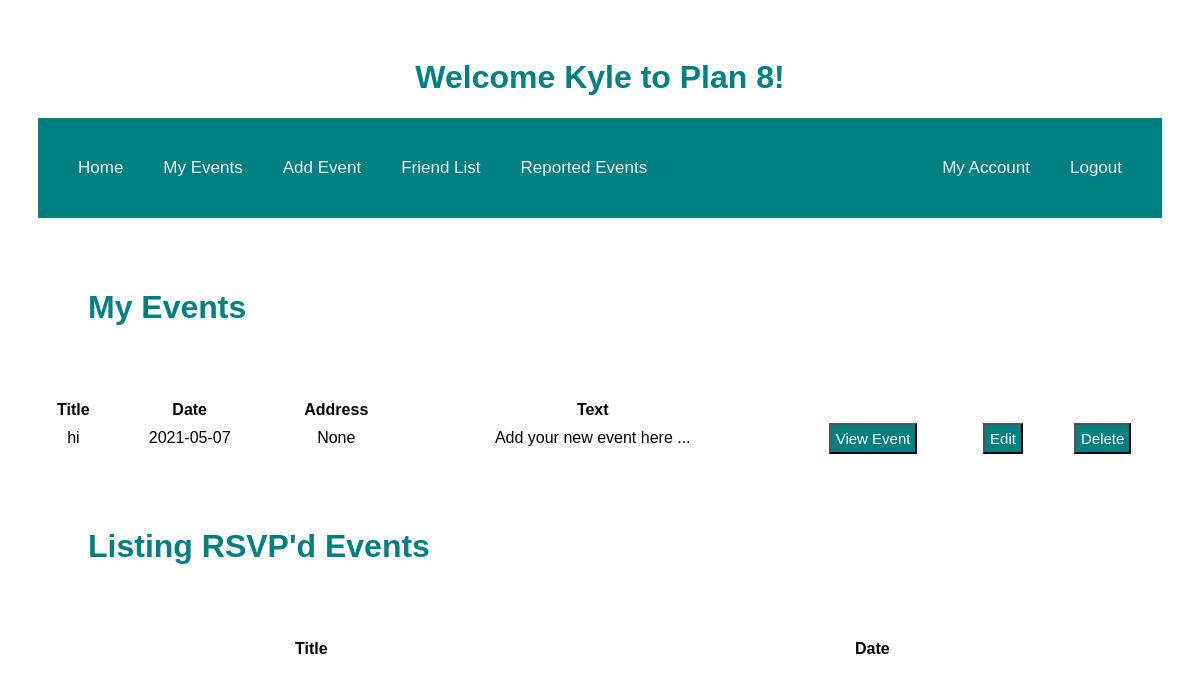
Before: /events (signed in) with the older database file.
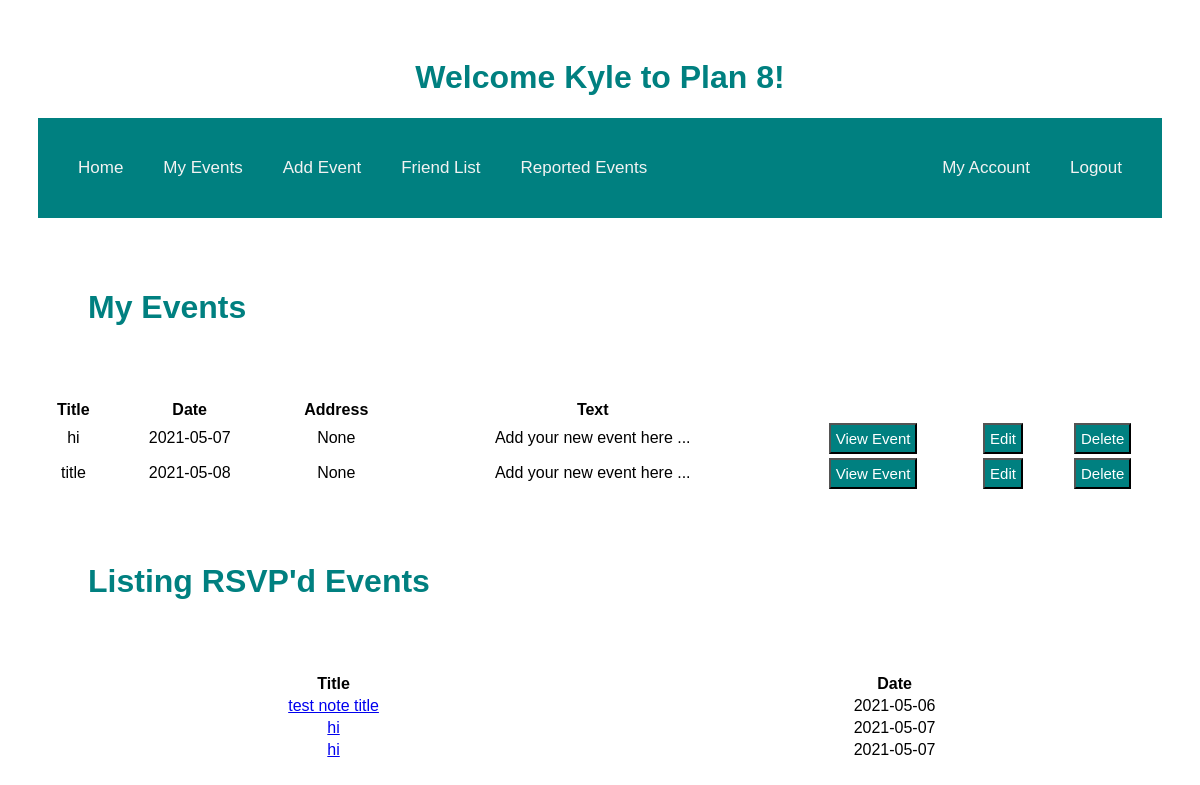
After: the same page with the newer database file.
### models.py (models this page shows, shortened)
class Event(db.Model):
    id = db.Column("id", db.Integer, primary_key=True)
    title = db.Column("title", db.String(200))
    text = db.Column("text", db.String(100))
    date = db.Column("date", db.String(50))
    address = db.Column("address", db.String(50))
    user_id = db.Column(db.Integer, db.ForeignKey("user.id"), nullable=False)
    comments = db.relationship("Comment", backref="event", cascade="all, delete-orphan", lazy=True)

class RSVP(db.Model):
    id = db.Column(db.Integer, primary_key=True)
    event_id = db.Column(db.Integer, db.ForeignKey("event.id"), nullable=False)
    user_id = db.Column(db.Integer, db.ForeignKey("user.id"), nullable=False)
    user= db.relationship("User", lazy=True)
    event= db.relationship("Event", lazy=True)

### main.py (the view)
@app.route('/events')
def get_events():
    if session.get('user'):
        my_events = db.session.query(Event).filter_by(user_id=session['user_id']).all()
        event_rsvps = db.session.query(RSVP).filter_by(user_id=session['user_id']).all()
        print(event_rsvps)
        return render_template('events.html', notes=my_events, user=session['user'],rsvps=event_rsvps )
    else:
        return redirect(url_for('login'))

### templates/events.html (shortened to what this page needs)
<!DOCTYPE html>
<html lang="en">
    <head>
        <link rel="stylesheet" href="{{ url_for('static', filename='main.css') }}">
    </head>
    <body>
     <h1 class="middle">Welcome {{user}} to Plan 8!</h1>
    <nav>
        <div class="topnav">
            <a href="{{ url_for('home')}}" class="left"> Home </a>
            <a href="/events" class="left"> My Events </a>
            <a href="{{url_for('new_event')}}" class="left"> Add Event</a>
            <a href="{{url_for('get_friends')}}" class="left"> Friend List</a>
            <a href="{{url_for('get_reports')}}" class="left"> Reported Events </a>
            <a href="{{ url_for('logout')}}" class="right">Logout</a>
            <a href="{{url_for('get_account')}}"class="right"> My Account</a>
        </div>
        </nav>
     <h1 class="header">My Events</h1>
        <table class="tablehome">
            <tr>
                <th>Title</th>
                <th>Date</th>
                <th>Address</th>
                <th>Text</th>
            </tr>
            {% for event in notes %}
            <tr>
                <td>{{event.title}}</td>
                <td>{{ event.date }}</td>
                <td>{{ event.address }}</td>
                <td>{{ event.text }}</td>
                <td>
                    <form action = "{{ url_for('get_event', event_id= event.id) }}">
                        <input type="submit" value="View Event">
                    </form>
                </td>
                <td>
                    <form action = "{{ url_for('update_event', event_id= event.id) }}">
                        <input type="submit" value="Edit">
                    </form>
                <td>
                    <form action = "{{ url_for('delete_event', event_id=event.id) }}" method="post">
                        <input type="submit" value="Delete">
                    </form>
            </tr>
            {% endfor %}
        </table>
    <h1 class="header">Listing RSVP'd Events </h1>
    <table class="tablehome">
            <tr>
                <th>Title</th>
                <th>Date</th>
            </tr>
            {% for rsvp in rsvps %}
            <tr>
                  <td><a href= "{{ url_for('get_event', event_id=rsvp.event.id) }}"> {{rsvp.event.title}}</a></td>
                <td>{{ rsvp.event.date }}</td>
            </tr>
            {% endfor %}
        </table>
    </body>
</html>

Changed rows visible on the page:
added Event: title "title", date "2021-05-08", address "None", text "Add your new event here ..."
added RSVP: event "test note title", event "2021-05-06"
added RSVP: event "hi", event "2021-05-07"
added RSVP: event "hi", event "2021-05-07"
